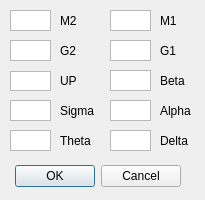
<?xml version="1.0" encoding="UTF-8"?>
<ui version="4.0">
 <class>mixsignaldialog</class>
 <widget class="QDialog" name="mixsignaldialog">
  <property name="geometry">
   <rect>
    <x>0</x>
    <y>0</y>
    <width>205</width>
    <height>200</height>
   </rect>
  </property>
  <property name="windowTitle">
   <string>Dialog</string>
  </property>
  <property name="styleSheet">
   <string notr="true">background-image: url(:/images/images/bioshare-BGtiletexturedMixedGloss600px.jpg);
font: 75 8pt &quot;Arial&quot;;</string>
  </property>
  <widget class="QDialogButtonBox" name="buttonBox">
   <property name="geometry">
    <rect>
     <x>10</x>
     <y>160</y>
     <width>171</width>
     <height>32</height>
    </rect>
   </property>
   <property name="orientation">
    <enum>Qt::Horizontal</enum>
   </property>
   <property name="standardButtons">
    <set>QDialogButtonBox::Cancel|QDialogButtonBox::Ok</set>
   </property>
  </widget>
  <widget class="QLabel" name="BetaSigmalabel">
   <property name="geometry">
    <rect>
     <x>160</x>
     <y>70</y>
     <width>41</width>
     <height>21</height>
    </rect>
   </property>
   <property name="text">
    <string>Beta</string>
   </property>
  </widget>
  <widget class="QLabel" name="alphaSigmalabel">
   <property name="geometry">
    <rect>
     <x>160</x>
     <y>100</y>
     <width>41</width>
     <height>21</height>
    </rect>
   </property>
   <property name="text">
    <string>Alpha</string>
   </property>
  </widget>
  <widget class="QTextEdit" name="BetatextEdit">
   <property name="geometry">
    <rect>
     <x>110</x>
     <y>70</y>
     <width>41</width>
     <height>21</height>
    </rect>
   </property>
   <property name="verticalScrollBarPolicy">
    <enum>Qt::ScrollBarAlwaysOff</enum>
   </property>
   <property name="horizontalScrollBarPolicy">
    <enum>Qt::ScrollBarAlwaysOff</enum>
   </property>
  </widget>
  <widget class="QTextEdit" name="deltatextEdit">
   <property name="geometry">
    <rect>
     <x>110</x>
     <y>130</y>
     <width>41</width>
     <height>21</height>
    </rect>
   </property>
   <property name="verticalScrollBarPolicy">
    <enum>Qt::ScrollBarAlwaysOff</enum>
   </property>
   <property name="horizontalScrollBarPolicy">
    <enum>Qt::ScrollBarAlwaysOff</enum>
   </property>
  </widget>
  <widget class="QTextEdit" name="G1textEdit">
   <property name="geometry">
    <rect>
     <x>110</x>
     <y>40</y>
     <width>41</width>
     <height>21</height>
    </rect>
   </property>
   <property name="verticalScrollBarPolicy">
    <enum>Qt::ScrollBarAlwaysOff</enum>
   </property>
   <property name="horizontalScrollBarPolicy">
    <enum>Qt::ScrollBarAlwaysOff</enum>
   </property>
  </widget>
  <widget class="QLabel" name="thetaSigmalabel">
   <property name="geometry">
    <rect>
     <x>60</x>
     <y>130</y>
     <width>41</width>
     <height>21</height>
    </rect>
   </property>
   <property name="text">
    <string>Theta</string>
   </property>
  </widget>
  <widget class="QLabel" name="UPSigmalabel">
   <property name="geometry">
    <rect>
     <x>60</x>
     <y>70</y>
     <width>41</width>
     <height>21</height>
    </rect>
   </property>
   <property name="text">
    <string>UP</string>
   </property>
  </widget>
  <widget class="QLabel" name="G2Sigmalabel">
   <property name="geometry">
    <rect>
     <x>60</x>
     <y>40</y>
     <width>41</width>
     <height>21</height>
    </rect>
   </property>
   <property name="text">
    <string>G2</string>
   </property>
  </widget>
  <widget class="QLabel" name="G1Sigmalabel">
   <property name="geometry">
    <rect>
     <x>160</x>
     <y>40</y>
     <width>41</width>
     <height>21</height>
    </rect>
   </property>
   <property name="text">
    <string>G1</string>
   </property>
  </widget>
  <widget class="QTextEdit" name="UPtextEdit">
   <property name="geometry">
    <rect>
     <x>10</x>
     <y>71</y>
     <width>41</width>
     <height>20</height>
    </rect>
   </property>
   <property name="verticalScrollBarPolicy">
    <enum>Qt::ScrollBarAlwaysOff</enum>
   </property>
   <property name="horizontalScrollBarPolicy">
    <enum>Qt::ScrollBarAlwaysOff</enum>
   </property>
  </widget>
  <widget class="QLabel" name="M1Sigmalabel">
   <property name="geometry">
    <rect>
     <x>160</x>
     <y>10</y>
     <width>41</width>
     <height>21</height>
    </rect>
   </property>
   <property name="styleSheet">
    <string notr="true"/>
   </property>
   <property name="text">
    <string>M1</string>
   </property>
   <property name="alignment">
    <set>Qt::AlignLeading|Qt::AlignLeft|Qt::AlignVCenter</set>
   </property>
  </widget>
  <widget class="QTextEdit" name="SigmatextEdit">
   <property name="geometry">
    <rect>
     <x>10</x>
     <y>100</y>
     <width>41</width>
     <height>21</height>
    </rect>
   </property>
   <property name="verticalScrollBarPolicy">
    <enum>Qt::ScrollBarAlwaysOff</enum>
   </property>
   <property name="horizontalScrollBarPolicy">
    <enum>Qt::ScrollBarAlwaysOff</enum>
   </property>
  </widget>
  <widget class="QLabel" name="deltaSigmalabel">
   <property name="geometry">
    <rect>
     <x>160</x>
     <y>130</y>
     <width>41</width>
     <height>21</height>
    </rect>
   </property>
   <property name="text">
    <string notr="true">Delta</string>
   </property>
  </widget>
  <widget class="QLabel" name="M2Sigmalabel">
   <property name="geometry">
    <rect>
     <x>60</x>
     <y>10</y>
     <width>41</width>
     <height>21</height>
    </rect>
   </property>
   <property name="text">
    <string>M2</string>
   </property>
  </widget>
  <widget class="QTextEdit" name="M1textEdit">
   <property name="geometry">
    <rect>
     <x>110</x>
     <y>10</y>
     <width>41</width>
     <height>21</height>
    </rect>
   </property>
   <property name="verticalScrollBarPolicy">
    <enum>Qt::ScrollBarAlwaysOff</enum>
   </property>
   <property name="horizontalScrollBarPolicy">
    <enum>Qt::ScrollBarAlwaysOff</enum>
   </property>
  </widget>
  <widget class="QTextEdit" name="thetatextEdit">
   <property name="geometry">
    <rect>
     <x>10</x>
     <y>130</y>
     <width>41</width>
     <height>21</height>
    </rect>
   </property>
   <property name="verticalScrollBarPolicy">
    <enum>Qt::ScrollBarAlwaysOff</enum>
   </property>
   <property name="horizontalScrollBarPolicy">
    <enum>Qt::ScrollBarAlwaysOff</enum>
   </property>
  </widget>
  <widget class="QLabel" name="SigmaSigmalabel">
   <property name="geometry">
    <rect>
     <x>60</x>
     <y>100</y>
     <width>41</width>
     <height>21</height>
    </rect>
   </property>
   <property name="text">
    <string>Sigma</string>
   </property>
  </widget>
  <widget class="QTextEdit" name="G2textEdit">
   <property name="geometry">
    <rect>
     <x>10</x>
     <y>40</y>
     <width>41</width>
     <height>21</height>
    </rect>
   </property>
   <property name="verticalScrollBarPolicy">
    <enum>Qt::ScrollBarAlwaysOff</enum>
   </property>
   <property name="horizontalScrollBarPolicy">
    <enum>Qt::ScrollBarAlwaysOff</enum>
   </property>
  </widget>
  <widget class="QTextEdit" name="alphatextEdit">
   <property name="geometry">
    <rect>
     <x>110</x>
     <y>100</y>
     <width>41</width>
     <height>21</height>
    </rect>
   </property>
   <property name="verticalScrollBarPolicy">
    <enum>Qt::ScrollBarAlwaysOff</enum>
   </property>
   <property name="horizontalScrollBarPolicy">
    <enum>Qt::ScrollBarAlwaysOff</enum>
   </property>
  </widget>
  <widget class="QTextEdit" name="M2textEdit">
   <property name="geometry">
    <rect>
     <x>10</x>
     <y>10</y>
     <width>41</width>
     <height>21</height>
    </rect>
   </property>
   <property name="verticalScrollBarPolicy">
    <enum>Qt::ScrollBarAlwaysOff</enum>
   </property>
   <property name="horizontalScrollBarPolicy">
    <enum>Qt::ScrollBarAlwaysOff</enum>
   </property>
  </widget>
 </widget>
 <resources/>
 <connections>
  <connection>
   <sender>buttonBox</sender>
   <signal>accepted()</signal>
   <receiver>mixsignaldialog</receiver>
   <slot>accept()</slot>
   <hints>
    <hint type="sourcelabel">
     <x>248</x>
     <y>254</y>
    </hint>
    <hint type="destinationlabel">
     <x>157</x>
     <y>274</y>
    </hint>
   </hints>
  </connection>
  <connection>
   <sender>buttonBox</sender>
   <signal>rejected()</signal>
   <receiver>mixsignaldialog</receiver>
   <slot>reject()</slot>
   <hints>
    <hint type="sourcelabel">
     <x>316</x>
     <y>260</y>
    </hint>
    <hint type="destinationlabel">
     <x>286</x>
     <y>274</y>
    </hint>
   </hints>
  </connection>
 </connections>
</ui>
